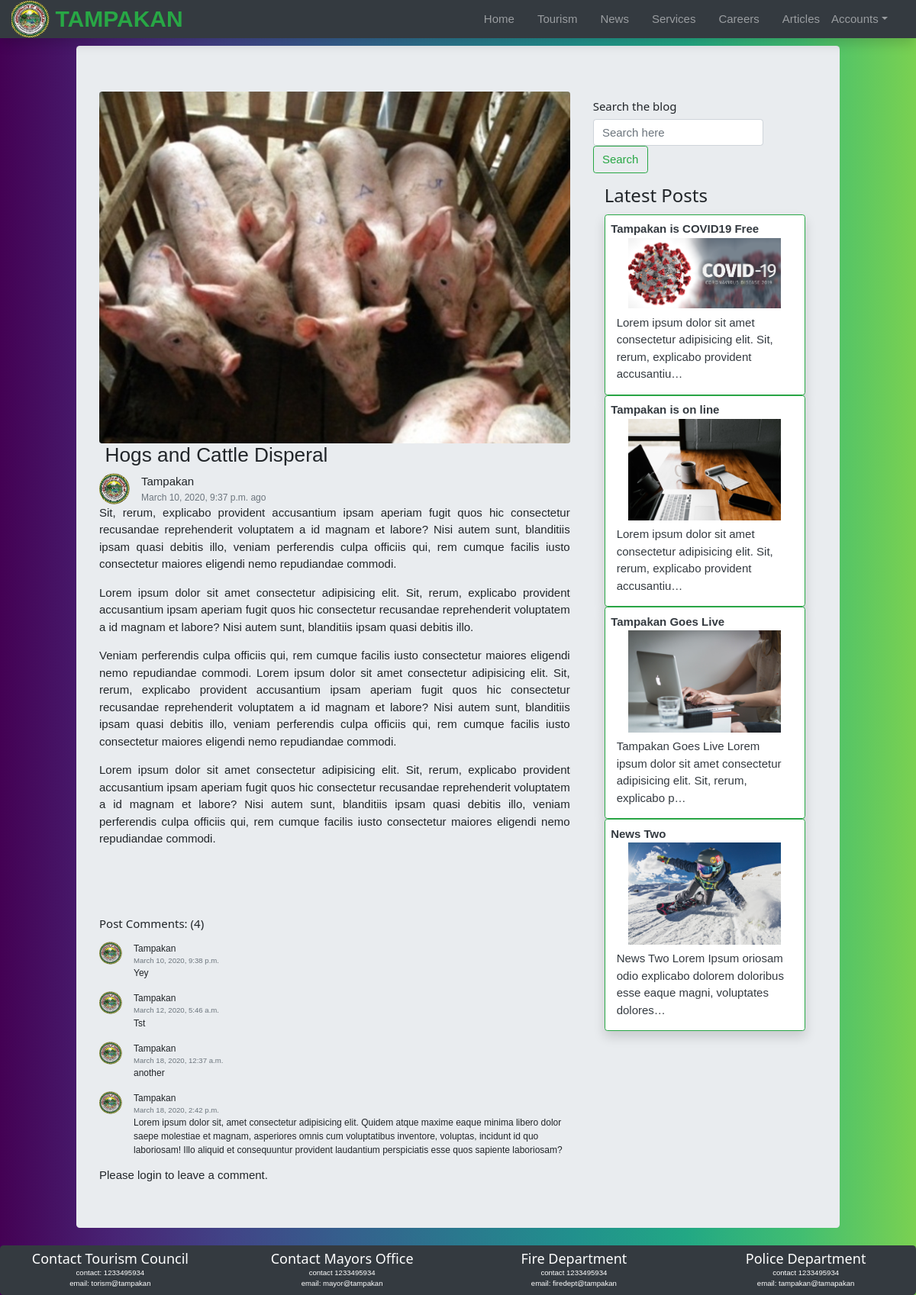
The page /event/post/implementation-in-tampakan/ on the database its author committed.
### blog/models.py (models this page shows, shortened)
class Post(models.Model):
    author = models.ForeignKey(Profile, on_delete=models.CASCADE)
    title = models.CharField(max_length=200)
    heading = models.TextField(max_length=2000)
    content = HTMLField('Content')
    thumbnail = models.ImageField(blank=True, upload_to='post/%Y/%m/')
    slug = models.SlugField(blank=True, unique=True)
    timestamp = models.DateTimeField(auto_now_add=True)
    featured = models.BooleanField(default=False)
    category = models.CharField(
        max_length=2, choices=CATEGORY_OPTION, blank=True)
    def get_absolute_url(self):
        return reverse("blog-detail", kwargs={"slug": self.slug})
    @property
    def get_comments(self):
        return self.post_comment.all()

class Comment(models.Model):
    user = models.ForeignKey(
        User, on_delete=models.CASCADE, blank=True, null=True)
    comment = models.TextField(max_length=5000, blank=True, null=True)
    post = models.ForeignKey(
        Post, related_name='post_comment', on_delete=models.CASCADE, blank=True, null=True)
    timestamp = models.DateTimeField(auto_now_add=True)

### core/models.py (models this page shows, shortened)
class Profile(models.Model):
    user = models.OneToOneField(User, on_delete=models.CASCADE)
    headshot = models.ImageField(
        default='user/default/headshot.svg', upload_to='user/profile', blank=True)
    def get_absolute_url(self):
        return reverse("user-profile", kwargs={"pk": self.pk})

### blog/views.py (the view)
# urls.py: path('post/<slug>/', views.blog_detail, name='blog-detail'),
def blog_detail(request, slug):
    post = get_object_or_404(Post, slug=slug)
    if request.method == 'POST':
        comments = Comment()
        comments.comment = request.POST['comment']
        comments.post = post
        comments.user = request.user
        comments.save()
    context = {
        'title': 'Blog Details',
        'post': post,
        'latest_post': Post.objects.all().order_by('-timestamp').exclude(slug=slug)[:4],
    }
    return render(request, 'blog/post.html', context)

### templates/blog/post.html (shortened to what this page needs)
{% extends 'base/base.html' %}
{% block content %}
    <div class="jumbotron my-4 mx-auto col-lg-10">
        <div class="row">
            <div class="col-lg-8">
                {% if post.thumbnail %}
                    <img src="{{ post.thumbnail.url }}" alt="..." class="img-fluid rounded">
                    {% endif %}
                    <div class="row">
                        <div class="h3 ml-4">{{ post.title }}</div>
                    </div>
                    <div class="d-flex">
                        <img class="img-fluid rounded-circle" src="{{ post.author.headshot.url }}" width="40px" alt="...">
                            <div>
                                <a href="{{ post.author.user.profile.get_absolute_url }}">
                                    <div class="mx-3 title">
                                        <span>{{ post.author.user }}</span>
                                    </div>
                                </a>
                                <div class="mx-3 small text-muted">{{ post.timestamp }}
                                    ago</div>
                            </div>
                        </div>
                        <p class="text-justify">{{ post.heading }}</p>
                        <p>
                            {{ post.content|safe }}</p>
                        <h3 class="h6 mb-3">Post Comments:
                            <span>({{ post.get_comments.count }})</span>
                        </h3>
                        {% for comment in post.get_comments %}
                            <div class="d-flex small">
                                <div>
                                    <img src="{{ comment.user.profile.headshot.url }}" alt="{{ comment.user.profile.thumbnail.url }}" class="img-fluid rounded-circle" width="30px"></div>
                                    <div>
                                        <a href="{{ comment.user.profile.get_absolute_url }}" class="mx-3">{{ comment.user }}
                                        </a>
                                        <div class="mx-3 text-muted small">{{ comment.timestamp }}</div>
                                    </div>
                                </div>
                                <p class="ml-5 small">{{ comment.comment }}
                                </p>
                            {% endfor %}
                            {% if user.is_authenticated %}
                                <div class="h6">Leave a comment:</div>
                                <form action="." method="POST">
                                    {% csrf_token %}
                                    <textarea name="comment" class="form-group rounded col-md-12" placeholder="Type your comment" class="form-control"></textarea>
                                    <button type="submit" class="btn btn-secondary">Submit Comment</button>
                                </form>
                            {% else %}
                                <a href="{% url 'user-login' %}" class="h6">Please login to leave a comment.</a>
                            {% endif %}
                        </div>
                        <aside class="col-lg-4">
                            <h3 class="h6">Search the blog</h3>
                            <form class="form-inline mt-2 mt-md-0" action="{% url 'blog-search' %}">
                                <input class="form-control w-lg-75" type="text" name='search' placeholder="Search here">
                                    <button class="btn btn-outline-success my-2 my-sm-0" type="submit">Search</button>
                                </form>
                                <div class="m-3">
                                    <h3>Latest Posts</h3>
                                    {% for object in latest_post %}
                                        <a href="{{ object.get_absolute_url }}" class="card border-success shadow p-2 text-dark nav-link">
                                            <div>
                                                <div>
                                                    <strong>{{ object.title }}</strong>
                                                </div>
                                                {% if object.thumbnail %}
                                                    <div class="text-center">
                                                        <img class="img-fluid" width="200px" src="{{ object.thumbnail.url }}" alt="{{ object.title }} image"></div>
                                                    {% endif %}
                                                    <div class="m-2">{{ object.heading|truncatechars:100 }}</div>
                                                </div>
                                            </a>
                                        {% endfor %}
                                    </div>
                                </aside>
                            </div>
                        </div>
                    {% endblock content %}

### static_in_env/css/custom.css (style rules this page uses)
.body-bg { background: #4a7d70; background-image: linear-gradient( 90deg, #440154, #482475, #414487, #355f8d, #2a788e, #21908d, #22a884, #42be71, #7ad151); }

### static_in_env/css/w3.css (style rules this page uses)
*,*:before,*:after { box-sizing:inherit }
html { -ms-text-size-adjust:100%;-webkit-text-size-adjust:100% }
body { margin:0 }
article,aside,details,figcaption,figure,footer,header,main,menu,nav,section { display:block }
a { background-color:transparent }
b,strong { font-weight:bolder }
img { border-style:none }
button,input,select,textarea,optgroup { font:inherit;margin:0 }
button,input { overflow:visible }
button,select { text-transform:none }
button,[type=button],[type=reset],[type=submit] { -webkit-appearance:button }
html,body { font-family:Verdana,sans-serif;font-size:15px;line-height:1.5 }
html { overflow-x:hidden }
h3 { font-size:24px }
h1,h2,h3,h4,h5,h6 { font-family:"Segoe UI",Arial,sans-serif;font-weight:400;margin:10px 0 }
img { vertical-align:middle }
a { color:inherit }

### rows shown on the page
Post: thumbnail (picture), title "Hogs and Cattle Disperal", author.headshot (picture), author.user "Tampakan", timestamp "March 10, 2020, 9:37 p.m.", heading "Sit, rerum, explicabo provident accusantium ipsam aperiam fugit quos hic consectetur recusandae reprehenderit voluptatem a id magnam et labore? Nisi autem sunt, blanditiis ipsam quasi debitis illo, veniam perferendis culpa officiis qui, rem cumque facilis iusto consectetur maiores eligendi nemo repudiandae commodi.", content "Lorem ipsum dolor sit amet consectetur adipisicing elit. Sit, rerum, explicabo provident accusantium ipsam aperiam fugit quos hic consectetur recusandae reprehenderit voluptatem a id magnam et labore? Nisi autem sunt, blanditiis ipsam quasi debitis illo. Veniam perferendis culpa officiis qui, rem cumque facilis iusto consectetur maiores eligendi nemo repudiandae commodi. Lorem ipsum dolor sit amet consectetur adipisicing elit. Sit, rerum, explicabo provident accusantium ipsam aperiam fugit quos hic consectetur recusandae reprehenderit voluptatem a id magnam et labore? Nisi autem sunt, blanditiis ipsam quasi debitis illo, veniam perferendis culpa officiis qui, rem cumque facilis iusto…", get_comments.count "4"
Comment: user.profile.headshot (picture), user "Tampakan", timestamp "March 10, 2020, 9:38 p.m.", comment "Yey"
Comment: user.profile.headshot (picture), user "Tampakan", timestamp "March 12, 2020, 5:46 a.m.", comment "Tst"
Comment: user.profile.headshot (picture), user "Tampakan", timestamp "March 18, 2020, 12:37 a.m.", comment "another"
Comment: user.profile.headshot (picture), user "Tampakan", timestamp "March 18, 2020, 2:42 p.m.", comment "Lorem ipsum dolor sit, amet consectetur adipisicing elit. Quidem atque maxime eaque minima libero dolor saepe molestiae et magnam, asperiores omnis cum voluptatibus inventore, voluptas, incidunt id quo laboriosam! Illo aliquid et consequuntur provident laudantium perspiciatis esse quos sapiente laboriosam?"
Post: title "Tampakan is COVID19 Free", thumbnail (picture), heading "Lorem ipsum dolor sit amet consectetur adipisicing elit. Sit, rerum, explicabo provident accusantiu…"
Post: title "Tampakan is on line", thumbnail (picture), heading "Lorem ipsum dolor sit amet consectetur adipisicing elit. Sit, rerum, explicabo provident accusantiu…"
Post: title "Tampakan Goes Live", thumbnail (picture), heading "Tampakan Goes Live Lorem ipsum dolor sit amet consectetur adipisicing elit. Sit, rerum, explicabo p…"
Post: title "News Two", thumbnail (picture), heading "News Two Lorem Ipsum oriosam odio explicabo dolorem doloribus esse eaque magni, voluptates dolores…"
